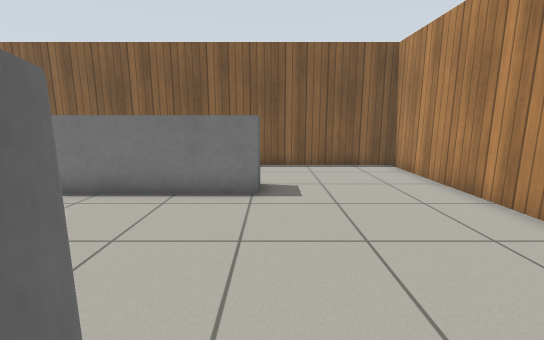
[1] (above)

13 first-person views from a walk through a Gazebo world. The camera is 0.92 m above the floor, tilts 10° down and sees 90° across. The floor is counted in squares, 0.5 m on a side. Each view is taken from the middle of a square. On the plan, view 1 faces up. The plan holds only what a view shows up to about 15 squares ahead; the rest is blank. Gazebo's built-in surfaces are drawn with simple patterns.

[2]
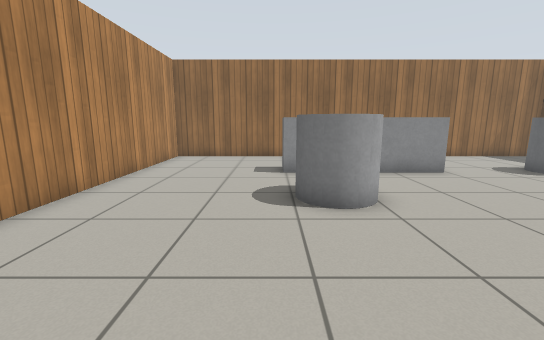

[3]
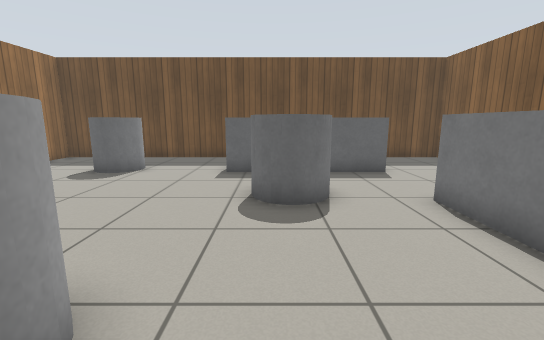

[4]
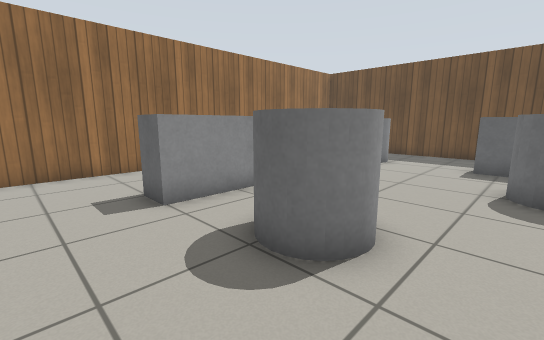

[5]
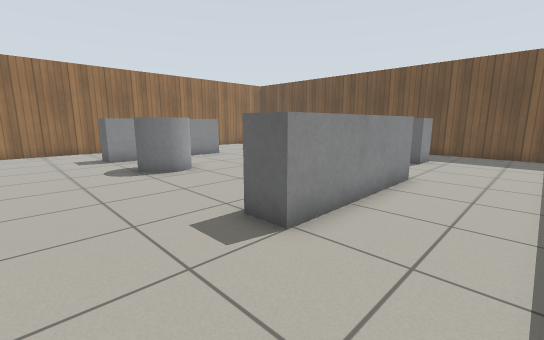

[6]
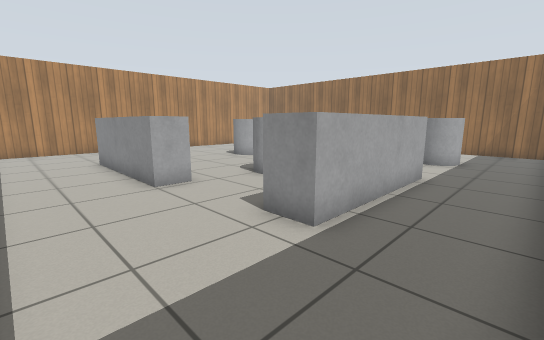

[7]
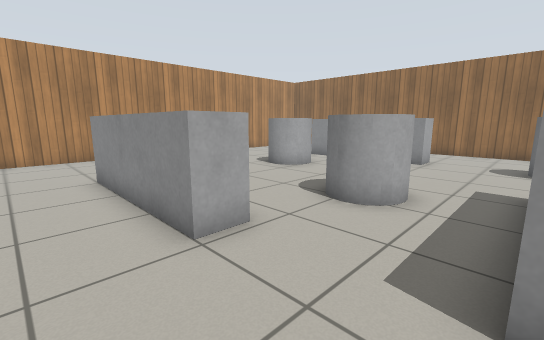

[8]
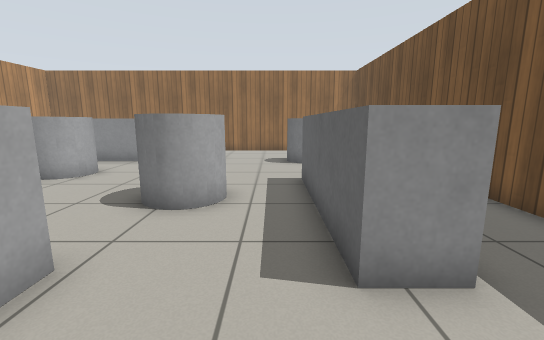

[9]
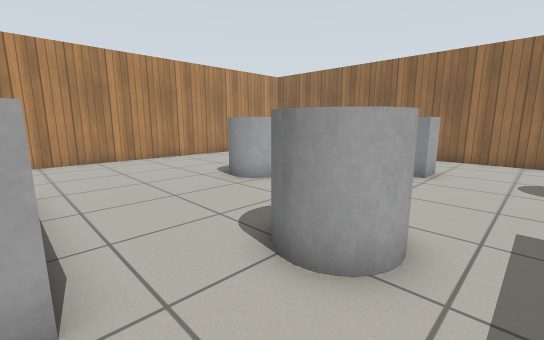

[10]
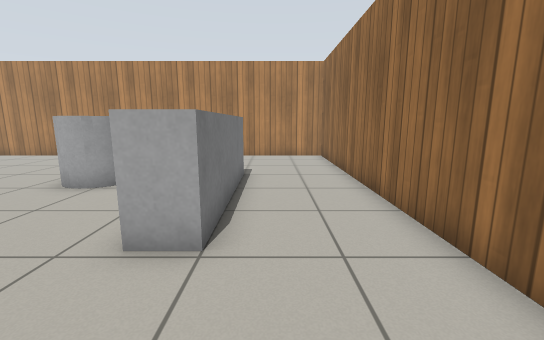

[11]
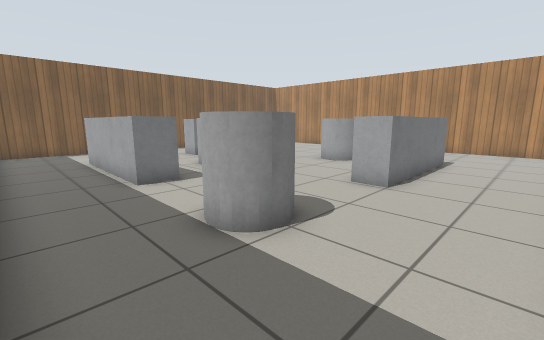

[12]
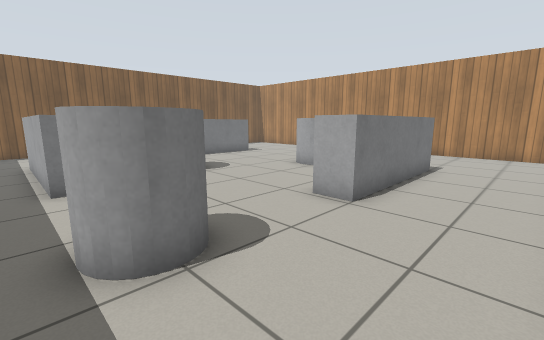

[13]
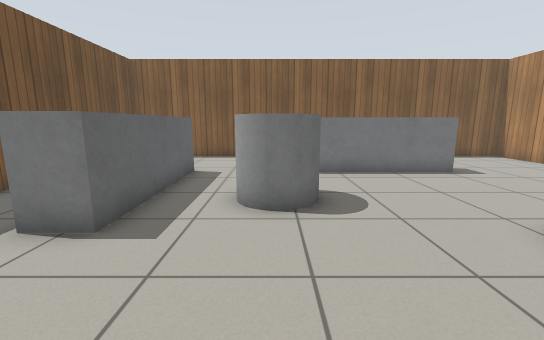

### Floor plan
Points are (right, up) in squares from view 1. A wall is a line through its corners. A room is listed if a view was taken in it or the views show most of it. See-through windows are left out.
Room 1 (views 1, 2, 3, 4, 5, 6, 7, 8, 9, 10, 11, 12, 13)
walls: (-6.3, -2.8) (-0.4, -2.8) (-0.4, -4) (-6.3, -4) (-6.3, -2.8); (-10, 1.3) (-11.3, 1.3) (-11.3, 7.2) (-10, 7.2) (-10, 1.3); (-6.3, 6.9) (-6.3, 8) (-0.4, 8) (-0.4, 6.9) (-6.3, 6.9); (-14.3, -7.7) (5.1, -7.7) (5.1, 11.7) (-14.3, 11.7) (-14.3, -7.7)
objects: grey cylinder (-11, -4) to (-10, -2); grey cylinder (-8, 3) to (-6, 4); grey cylinder (-2, 0) to (-1, 1)

Where each view was taken, in squares from view 1:
view 1: 0 up, 0 right, facing up
view 2: 7 up, 0 right, facing down
view 3: 3 up, 0 right, facing left
view 4: 3 up, 2 right, facing down-left
view 5: 11 up, 3 right, facing down-left
view 6: 11 up, 14 left, facing down-right
view 7: 10 up, 10 left, facing down-right
view 8: 10 up, 9 left, facing down
view 9: 7 up, 9 left, facing down-right
view 10: 5 down, 10 left, facing right
view 11: 7 down, 14 left, facing up-right
view 12: 7 down, 12 left, facing up-right
view 13: 3 down, 7 left, facing up
